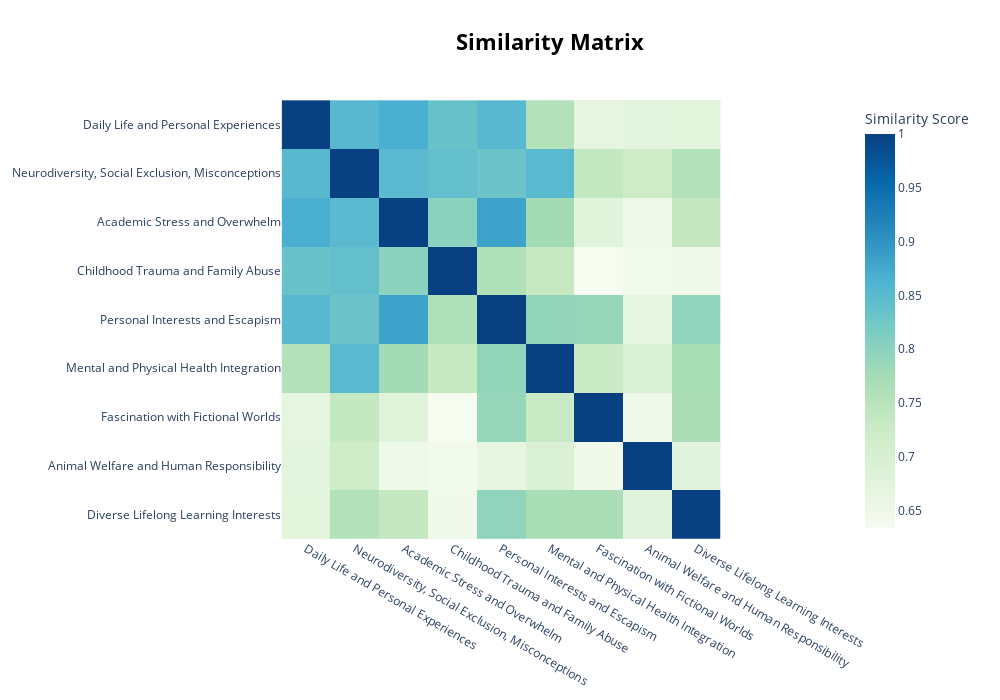
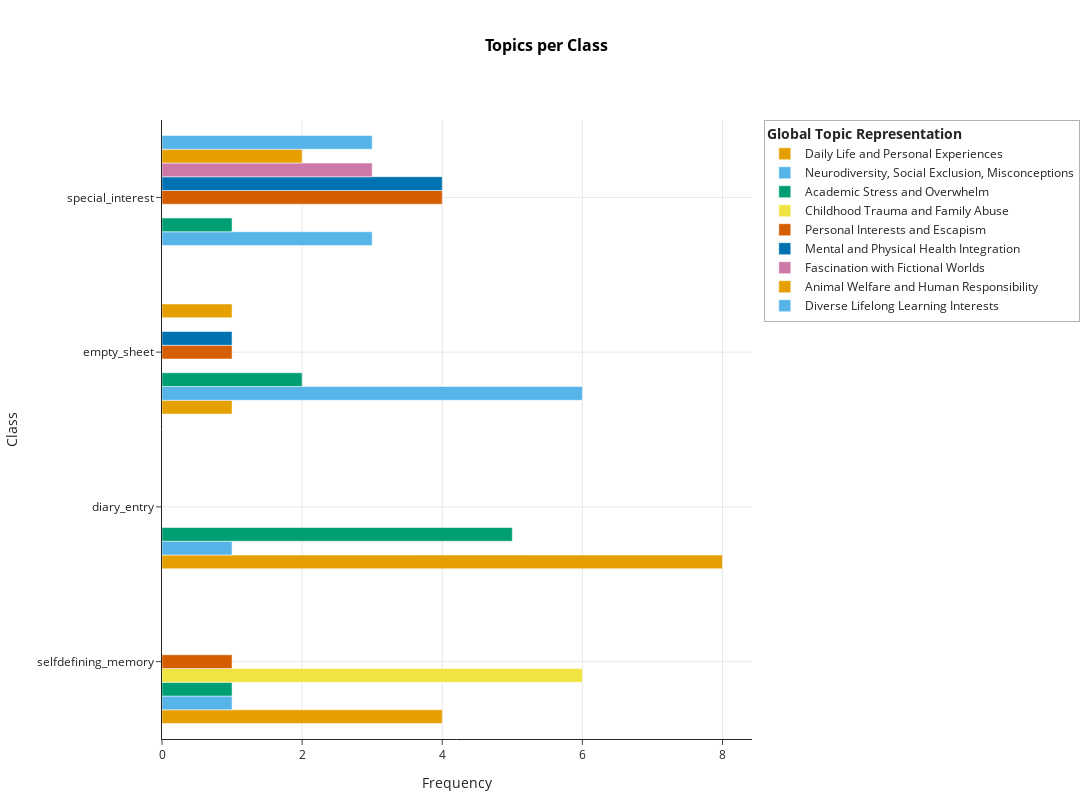
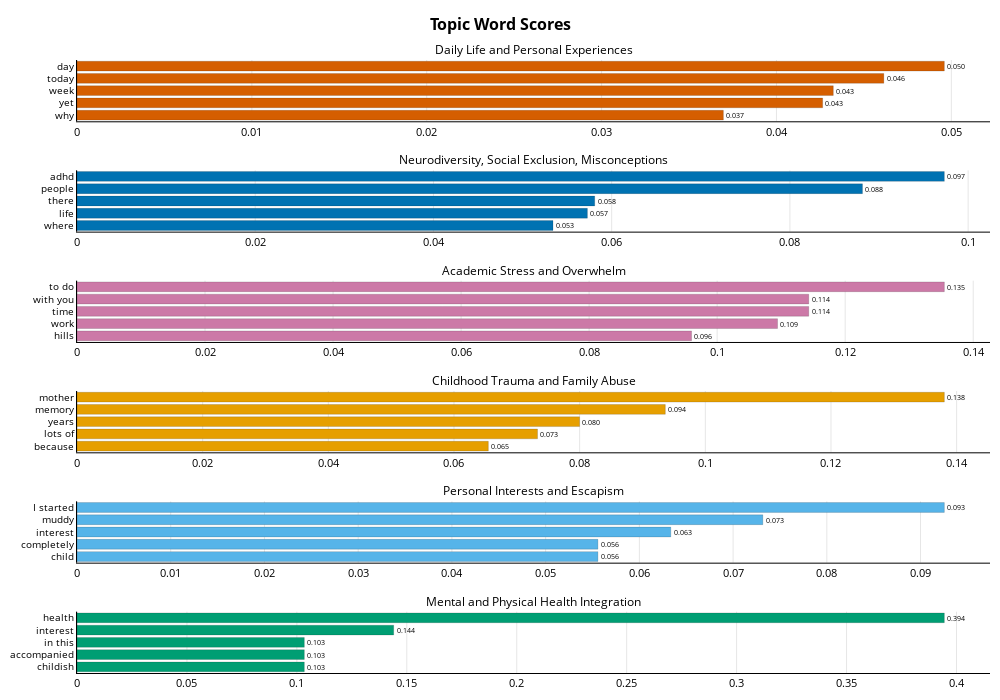

The notebook cell these images were saved under, in order:
### Code cell
run_bertopic_viz(topic_model, df_group, output_folder, "Female_ADHD")

### Figure 1 — Plotly figure (JSON) as saved in the notebook; plotly's stock layout.template omitted (floating-point values rounded to 4 significant figures)
{"data": [{"coloraxis": "coloraxis", "hovertemplate": "x: %{x}<br>y: %{y}<br>Similarity Score: %{z}<extra></extra>", "name": "0", "type": "heatmap", "x": ["Daily Life and Personal Experiences", "Neurodiversity, Social Exclusion, Misconceptions", "Academic Stress and Overwhelm", "Childhood Trauma and Family Abuse", "Personal Interests and Escapism", "Mental and Physical Health Integration", "Fascination with Fictional Worlds", "Animal Welfare and Human Responsibility", "Diverse Lifelong Learning Interests"], "xaxis": "x", "y": ["Daily Life and Personal Experiences", "Neurodiversity, Social Exclusion, Misconceptions", "Academic Stress and Overwhelm", "Childhood Trauma and Family Abuse", "Personal Interests and Escapism", "Mental and Physical Health Integration", "Fascination with Fictional Worlds", "Animal Welfare and Human Responsibility", "Diverse Lifelong Learning Interests"], "yaxis": "y", "z": [[1.0, 0.8531, 0.8676, 0.836, 0.8533, 0.7582, 0.6686, 0.6735, 0.6764], [0.8531, 1.0, 0.849, 0.8406, 0.8326, 0.8516, 0.7354, 0.7178, 0.7565], [0.8676, 0.849, 1.0, 0.8002, 0.8822, 0.7764, 0.6805, 0.6489, 0.7344], [0.836, 0.8406, 0.8002, 1.0, 0.7622, 0.7331, 0.6338, 0.6433, 0.6464], [0.8533, 0.8326, 0.8822, 0.7622, 1.0, 0.7928, 0.7893, 0.6666, 0.7958], [0.7582, 0.8516, 0.7764, 0.7331, 0.7928, 1.0, 0.7296, 0.6899, 0.7696], [0.6686, 0.7354, 0.6805, 0.6338, 0.7893, 0.7296, 1.0, 0.6478, 0.7671], [0.6735, 0.7178, 0.6489, 0.6433, 0.6666, 0.6899, 0.6478, 1.0, 0.6775], [0.6764, 0.7565, 0.7344, 0.6464, 0.7958, 0.7696, 0.7671, 0.6775, 1.0]]}], "layout": {"coloraxis": {"colorbar": {"title": {"text": "Similarity Score"}}, "colorscale": [[0, "rgb(247,252,240)"], [0.125, "rgb(224,243,219)"], [0.25, "rgb(204,235,197)"], [0.375, "rgb(168,221,181)"], [0.5, "rgb(123,204,196)"], [0.625, "rgb(78,179,211)"], [0.75, "rgb(43,140,190)"], [0.875, "rgb(8,104,172)"], [1, "rgb(8,64,129)"]]}, "height": 700, "hoverlabel": {"bgcolor": "white", "font": {"family": "Rockwell", "size": 16}}, "legend": {"title": {"text": "Trend"}}, "margin": {"b": 120, "l": 120, "r": 80, "t": 100}, "showlegend": true, "title": {"font": {"color": "Black", "size": 22}, "text": "<b>Similarity Matrix</b>", "x": 0.55, "xanchor": "center", "y": 0.95, "yanchor": "top"}, "width": 1000, "xaxis": {"anchor": "y", "constrain": "domain", "domain": [0, 1], "scaleanchor": "y"}, "yaxis": {"anchor": "x", "autorange": "reversed", "constrain": "domain", "domain": [0, 1]}}}

### Figure 2 — Plotly figure (JSON) as saved in the notebook; plotly's stock layout.template omitted (floating-point values rounded to 4 significant figures)
{"data": [{"hoverinfo": "text", "hovertext": ["<b>Topic 0</b><br>Words: gostava, semana, nunca, enquanto, percebi", "<b>Topic 0</b><br>Words: hoje, dia, porque, ainda, casa", "<b>Topic 0</b><br>Words: tirar, pensei, momentos, aqui, colegas"], "marker": {"color": "#E69F00"}, "name": "Daily Life and Personal Experiences", "orientation": "h", "type": "bar", "visible": true, "x": [4, 8, 1], "y": ["selfdefining_memory", "diary_entry", "empty_sheet"]}, {"hoverinfo": "text", "hovertext": ["<b>Topic 1</b><br>Words: phda, anos, pessoas, lá, vida", "<b>Topic 1</b><br>Words: ignorada, olhos, razão, tal, parece", "<b>Topic 1</b><br>Words: pessoas, phda, lá, onde, vida", "<b>Topic 1</b><br>Words: momento, phda, situações, outro, focada"], "marker": {"color": "#56B4E9"}, "name": "Neurodiversity, Social Exclusion, Misconceptions", "orientation": "h", "type": "bar", "visible": true, "x": [1, 1, 6, 3], "y": ["selfdefining_memory", "diary_entry", "empty_sheet", "special_interest"]}, {"hoverinfo": "text", "hovertext": ["<b>Topic 2</b><br>Words: fazer, consigo, tempo, trabalho, montes", "<b>Topic 2</b><br>Words: consigo, fazer, montes, eventualmente, comigo própria", "<b>Topic 2</b><br>Words: tempo, trabalho, fazer, cansada, coisas", "<b>Topic 2</b><br>Words: correr, gosto, fazer, consigo, tempo"], "marker": {"color": "#009E73"}, "name": "Academic Stress and Overwhelm", "orientation": "h", "type": "bar", "visible": true, "x": [1, 5, 2, 1], "y": ["selfdefining_memory", "diary_entry", "empty_sheet", "special_interest"]}, {"hoverinfo": "text", "hovertext": ["<b>Topic 3</b><br>Words: mãe, memória, anos, muitas, pq"], "marker": {"color": "#F0E442"}, "name": "Childhood Trauma and Family Abuse", "orientation": "h", "type": "bar", "visible": true, "x": [6], "y": ["selfdefining_memory"]}, {"hoverinfo": "text", "hovertext": ["<b>Topic 4</b><br>Words: pergunta, percebi, comecei, miúda, interesse", "<b>Topic 4</b><br>Words: quero dormir, ideias, novas, comecei, miúda", "<b>Topic 4</b><br>Words: comecei, interesse, miúda, criança, completamente"], "marker": {"color": "#D55E00"}, "name": "Personal Interests and Escapism", "orientation": "h", "type": "bar", "visible": true, "x": [1, 1, 4], "y": ["selfdefining_memory", "empty_sheet", "special_interest"]}, {"hoverinfo": "text", "hovertext": ["<b>Topic 5</b><br>Words: pensamentos, sentimentos, boa, tudo, saúde", "<b>Topic 5</b><br>Words: saúde, interesse, difícil porque, teoria, pergunta difícil"], "marker": {"color": "#0072B2"}, "name": "Mental and Physical Health Integration", "orientation": "h", "type": "bar", "visible": true, "x": [1, 4], "y": ["empty_sheet", "special_interest"]}, {"hoverinfo": "text", "hovertext": ["<b>Topic 6</b><br>Words: mundo, tão, vários, sei explicar, pergunta difícil"], "marker": {"color": "#CC79A7"}, "name": "Fascination with Fictional Worlds", "orientation": "h", "type": "bar", "visible": true, "x": [3], "y": ["special_interest"]}, {"hoverinfo": "text", "hovertext": ["<b>Topic 7</b><br>Words: serem, verdadeiramente, tendência, motivos, etc", "<b>Topic 7</b><br>Words: adoro, comportamento, maior, saber, sempre"], "marker": {"color": "#E69F00"}, "name": "Animal Welfare and Human Responsibility", "orientation": "h", "type": "bar", "visible": true, "x": [1, 2], "y": ["empty_sheet", "special_interest"]}, {"hoverinfo": "text", "hovertext": ["<b>Topic 8</b><br>Words: áreas, tudo, interesse especial, especial, interesse"], "marker": {"color": "#56B4E9"}, "name": "Diverse Lifelong Learning Interests", "orientation": "h", "type": "bar", "visible": true, "x": [3], "y": ["special_interest"]}], "layout": {"height": 800, "hoverlabel": {"bgcolor": "white", "font": {"family": "Rockwell", "size": 16}}, "legend": {"bgcolor": "rgba(255,255,255,0.8)", "bordercolor": "rgba(0,0,0,0.3)", "borderwidth": 1, "orientation": "v", "title": {"text": "<b>Global Topic Representation"}, "x": 1.02, "xanchor": "left", "y": 1, "yanchor": "top"}, "margin": {"b": 60, "l": 60, "r": 60, "t": 120}, "showlegend": true, "title": {"font": {"color": "Black", "size": 16}, "text": "<b>Topics per Class</b>", "x": 0.5, "xanchor": "center", "y": 0.95, "yanchor": "top"}, "width": 1200, "xaxis": {"showgrid": true, "title": {"text": "Frequency"}}, "yaxis": {"showgrid": true, "title": {"text": "Class"}}}}

### Figure 3 — Plotly figure (JSON) as saved in the notebook; plotly's stock layout.template omitted (floating-point values rounded to 4 significant figures)
{"data": [{"hovertemplate": "<b>%{y}</b><br>Score: %{x:.3f}<extra></extra>", "marker": {"color": "#D55E00", "line": {"color": "rgba(0,0,0,0.3)", "width": 0.5}}, "name": "Topic 0", "orientation": "h", "showlegend": false, "text": ["0.037", "0.043", "0.043", "0.046", "0.050"], "textfont": {"size": 11}, "textposition": "outside", "type": "bar", "x": [0.03696, 0.04264, 0.04325, 0.04614, 0.0496], "xaxis": "x", "y": ["why", "yet", "week", "today", "day"], "yaxis": "y"}, {"hovertemplate": "<b>%{y}</b><br>Score: %{x:.3f}<extra></extra>", "marker": {"color": "#0072B2", "line": {"color": "rgba(0,0,0,0.3)", "width": 0.5}}, "name": "Topic 1", "orientation": "h", "showlegend": false, "text": ["0.053", "0.057", "0.058", "0.088", "0.097"], "textfont": {"size": 11}, "textposition": "outside", "type": "bar", "x": [0.05342, 0.05728, 0.0581, 0.08814, 0.09733], "xaxis": "x2", "y": ["where", "life", "there", "people", "adhd"], "yaxis": "y2"}, {"hovertemplate": "<b>%{y}</b><br>Score: %{x:.3f}<extra></extra>", "marker": {"color": "#CC79A7", "line": {"color": "rgba(0,0,0,0.3)", "width": 0.5}}, "name": "Topic 2", "orientation": "h", "showlegend": false, "text": ["0.096", "0.109", "0.114", "0.114", "0.135"], "textfont": {"size": 11}, "textposition": "outside", "type": "bar", "x": [0.096, 0.1094, 0.1143, 0.1143, 0.1355], "xaxis": "x3", "y": ["hills", "work", "time", "with you", "to do"], "yaxis": "y3"}, {"hovertemplate": "<b>%{y}</b><br>Score: %{x:.3f}<extra></extra>", "marker": {"color": "#E69F00", "line": {"color": "rgba(0,0,0,0.3)", "width": 0.5}}, "name": "Topic 3", "orientation": "h", "showlegend": false, "text": ["0.065", "0.073", "0.080", "0.094", "0.138"], "textfont": {"size": 11}, "textposition": "outside", "type": "bar", "x": [0.06547, 0.07329, 0.07999, 0.09363, 0.138], "xaxis": "x4", "y": ["because", "lots of", "years", "memory", "mother"], "yaxis": "y4"}, {"hovertemplate": "<b>%{y}</b><br>Score: %{x:.3f}<extra></extra>", "marker": {"color": "#56B4E9", "line": {"color": "rgba(0,0,0,0.3)", "width": 0.5}}, "name": "Topic 4", "orientation": "h", "showlegend": false, "text": ["0.056", "0.056", "0.063", "0.073", "0.093"], "textfont": {"size": 11}, "textposition": "outside", "type": "bar", "x": [0.05558, 0.05558, 0.06335, 0.07317, 0.09254], "xaxis": "x5", "y": ["child", "completely", "interest", "muddy", "I started"], "yaxis": "y5"}, {"hovertemplate": "<b>%{y}</b><br>Score: %{x:.3f}<extra></extra>", "marker": {"color": "#009E73", "line": {"color": "rgba(0,0,0,0.3)", "width": 0.5}}, "name": "Topic 5", "orientation": "h", "showlegend": false, "text": ["0.103", "0.103", "0.103", "0.144", "0.394"], "textfont": {"size": 11}, "textposition": "outside", "type": "bar", "x": [0.1034, 0.1034, 0.1034, 0.144, 0.3945], "xaxis": "x6", "y": ["childish", "accompanied", "in this", "interest", "health"], "yaxis": "y6"}], "layout": {"annotations": [{"font": {"color": "black", "size": 12}, "showarrow": false, "text": "Daily Life and Personal Experiences", "x": 0.5, "xanchor": "center", "xref": "paper", "y": 1.0, "yanchor": "bottom", "yref": "paper"}, {"font": {"color": "black", "size": 12}, "showarrow": false, "text": "Neurodiversity, Social Exclusion, Misconceptions", "x": 0.5, "xanchor": "center", "xref": "paper", "y": 0.82, "yanchor": "bottom", "yref": "paper"}, {"font": {"color": "black", "size": 12}, "showarrow": false, "text": "Academic Stress and Overwhelm", "x": 0.5, "xanchor": "center", "xref": "paper", "y": 0.64, "yanchor": "bottom", "yref": "paper"}, {"font": {"color": "black", "size": 12}, "showarrow": false, "text": "Childhood Trauma and Family Abuse", "x": 0.5, "xanchor": "center", "xref": "paper", "y": 0.46, "yanchor": "bottom", "yref": "paper"}, {"font": {"color": "black", "size": 12}, "showarrow": false, "text": "Personal Interests and Escapism", "x": 0.5, "xanchor": "center", "xref": "paper", "y": 0.28, "yanchor": "bottom", "yref": "paper"}, {"font": {"color": "black", "size": 12}, "showarrow": false, "text": "Mental and Physical Health Integration", "x": 0.5, "xanchor": "center", "xref": "paper", "y": 0.1, "yanchor": "bottom", "yref": "paper"}], "font": {"color": "black", "size": 11}, "height": 700, "margin": {"b": 10, "l": 10, "r": 10, "t": 60}, "paper_bgcolor": "white", "plot_bgcolor": "white", "title": {"font": {"color": "black", "size": 16}, "text": "<b>Topic Word Scores</b>", "x": 0.5, "xanchor": "center"}, "width": 1000, "xaxis": {"anchor": "y", "domain": [0, 1], "gridcolor": "rgba(0,0,0,0.1)", "gridwidth": 1, "linecolor": "black", "linewidth": 1, "showgrid": true, "showline": true, "zeroline": true, "zerolinecolor": "rgba(0,0,0,0.3)", "zerolinewidth": 1}, "xaxis2": {"anchor": "y2", "domain": [0, 1], "gridcolor": "rgba(0,0,0,0.1)", "gridwidth": 1, "linecolor": "black", "linewidth": 1, "showgrid": true, "showline": true, "zeroline": true, "zerolinecolor": "rgba(0,0,0,0.3)", "zerolinewidth": 1}, "xaxis3": {"anchor": "y3", "domain": [0, 1], "gridcolor": "rgba(0,0,0,0.1)", "gridwidth": 1, "linecolor": "black", "linewidth": 1, "showgrid": true, "showline": true, "zeroline": true, "zerolinecolor": "rgba(0,0,0,0.3)", "zerolinewidth": 1}, "xaxis4": {"anchor": "y4", "domain": [0, 1], "gridcolor": "rgba(0,0,0,0.1)", "gridwidth": 1, "linecolor": "black", "linewidth": 1, "showgrid": true, "showline": true, "zeroline": true, "zerolinecolor": "rgba(0,0,0,0.3)", "zerolinewidth": 1}, "xaxis5": {"anchor": "y5", "domain": [0, 1], "gridcolor": "rgba(0,0,0,0.1)", "gridwidth": 1, "linecolor": "black", "linewidth": 1, "showgrid": true, "showline": true, "zeroline": true, "zerolinecolor": "rgba(0,0,0,0.3)", "zerolinewidth": 1}, "xaxis6": {"anchor": "y6", "domain": [0, 1], "gridcolor": "rgba(0,0,0,0.1)", "gridwidth": 1, "linecolor": "black", "linewidth": 1, "showgrid": true, "showline": true, "zeroline": true, "zerolinecolor": "rgba(0,0,0,0.3)", "zerolinewidth": 1}, "yaxis": {"anchor": "x", "domain": [0.9, 1.0], "linecolor": "black", "linewidth": 1, "showgrid": false, "showline": true, "tickfont": {"size": 10}}, "yaxis2": {"anchor": "x2", "domain": [0.72, 0.82], "linecolor": "black", "linewidth": 1, "showgrid": false, "showline": true, "tickfont": {"size": 10}}, "yaxis3": {"anchor": "x3", "domain": [0.54, 0.64], "linecolor": "black", "linewidth": 1, "showgrid": false, "showline": true, "tickfont": {"size": 10}}, "yaxis4": {"anchor": "x4", "domain": [0.36, 0.46], "linecolor": "black", "linewidth": 1, "showgrid": false, "showline": true, "tickfont": {"size": 10}}, "yaxis5": {"anchor": "x5", "domain": [0.18, 0.28], "linecolor": "black", "linewidth": 1, "showgrid": false, "showline": true, "tickfont": {"size": 10}}, "yaxis6": {"anchor": "x6", "domain": [0, 0.1], "linecolor": "black", "linewidth": 1, "showgrid": false, "showline": true, "tickfont": {"size": 10}}}}
